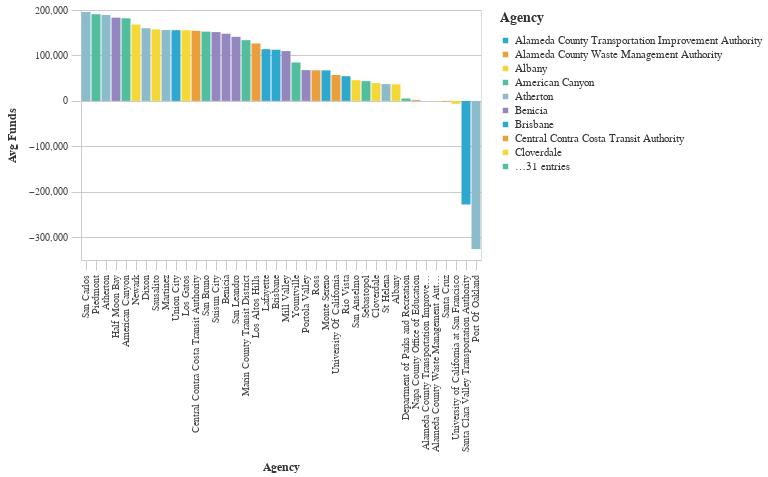

This figure's notebook cell:
### Code cell
#Bar chart Bottom Average Total Requested Funds by Agency
avg_funds_bottom = (df>>group_by(_.primary_agency_name)>>summarize(avg_funds=_.adjusted_total_requested.mean())>>arrange(-_.avg_funds)).tail(50)

chart5=( _dla_utils_reports.basic_bar_chart_no_save((avg_funds_bottom.tail(40)), 'primary_agency_name','avg_funds', 'primary_agency_name', district))
    
display(HTML("<h4><strong>Lowest Average Total Funds by Agency ($2021)</strong></h4>"))
display(chart5)

### Figure 1 — Vega-Lite specification as saved in the notebook (floating-point values rounded to 4 significant figures)
{"config": {"view": {"continuousWidth": 400, "continuousHeight": 300}, "axis": {"domainColor": "#cbcbcb", "grid": true, "gridColor": "#cbcbcb", "gridWidth": 1, "labelColor": "#474747", "labelFont": "Nunito Sans", "labelFontSize": 10, "labelPadding": 4, "tickColor": "#cbcbcb", "tickSize": 10, "titleColor": "#333", "titleFont": "Raleway", "titleFontSize": 12, "titlePadding": 10}, "axisBand": {"grid": false}, "background": "white", "font": "Raleway", "header": {"labelFont": "Nunito Sans", "titleFont": "Raleway"}, "legend": {"labelColor": "#333", "labelFont": "Nunito Sans", "labelFontSize": 11, "labelLimit": 0, "padding": 1, "symbolSize": 30, "symbolType": "square", "titleColor": "#333", "titleFont": "Raleway", "titleFontSize": 14, "titlePadding": 10}, "title": {"anchor": "middle", "font": "Raleway", "fontSize": 18, "fontWeight": 300, "offset": 20}}, "data": {"name": "data-91f5bdadb4533104dec3e0d02558c3de"}, "mark": "bar", "encoding": {"color": {"field": "primary_agency_name", "legend": {"symbolLimit": 10, "title": "Agency"}, "scale": {"range": ["#2EA8CE", "#EB9F3C", "#F4D837", "#51BF9D", "#8CBCCB", "#9487C0"]}, "type": "nominal"}, "tooltip": [{"field": "primary_agency_name", "type": "nominal"}, {"field": "avg_funds", "type": "quantitative"}], "x": {"field": "primary_agency_name", "sort": "-y", "title": "Agency", "type": "nominal"}, "y": {"field": "avg_funds", "title": "Avg Funds", "type": "quantitative"}}, "height": 250, "width": 400, "$schema": "https://vega.github.io/schema/vega-lite/v4.17.0.json", "datasets": {"data-91f5bdadb4533104dec3e0d02558c3de": [{"primary_agency_name": "San Carlos", "avg_funds": 195400.0}, {"primary_agency_name": "Piedmont", "avg_funds": 190800.0}, {"primary_agency_name": "Atherton", "avg_funds": 189000.0}, {"primary_agency_name": "Half Moon Bay", "avg_funds": 183100.0}, {"primary_agency_name": "American Canyon", "avg_funds": 181800.0}, {"primary_agency_name": "Newark", "avg_funds": 168100.0}, {"primary_agency_name": "Dixon", "avg_funds": 159900.0}, {"primary_agency_name": "Sausalito", "avg_funds": 157500.0}, {"primary_agency_name": "Martinez", "avg_funds": 156000.0}, {"primary_agency_name": "Union City", "avg_funds": 155600.0}, {"primary_agency_name": "Los Gatos", "avg_funds": 155400.0}, {"primary_agency_name": "Central Contra Costa Transit Authority", "avg_funds": 154200.0}, {"primary_agency_name": "San Bruno", "avg_funds": 152400.0}, {"primary_agency_name": "Suisun City", "avg_funds": 151400.0}, {"primary_agency_name": "Benicia", "avg_funds": 147800.0}, {"primary_agency_name": "San Leandro", "avg_funds": 141100.0}, {"primary_agency_name": "Marin County Transit District", "avg_funds": 133600.0}, {"primary_agency_name": "Los Altos Hills", "avg_funds": 126400.0}, {"primary_agency_name": "Lafayette", "avg_funds": 113800.0}, {"primary_agency_name": "Brisbane", "avg_funds": 112600.0}, {"primary_agency_name": "Mill Valley", "avg_funds": 109700.0}, {"primary_agency_name": "Yountville", "avg_funds": 84680.0}, {"primary_agency_name": "Portola Valley", "avg_funds": 67770.0}, {"primary_agency_name": "Ross", "avg_funds": 67290.0}, {"primary_agency_name": "Monte Sereno", "avg_funds": 67190.0}, {"primary_agency_name": "University Of California", "avg_funds": 57010.0}, {"primary_agency_name": "Rio Vista", "avg_funds": 54420.0}, {"primary_agency_name": "San Anselmo", "avg_funds": 45620.0}, {"primary_agency_name": "Sebastopol", "avg_funds": 43480.0}, {"primary_agency_name": "Cloverdale", "avg_funds": 39070.0}, {"primary_agency_name": "St Helena", "avg_funds": 37100.0}, {"primary_agency_name": "Albany", "avg_funds": 36490.0}, {"primary_agency_name": "Department of Parks and Recreation", "avg_funds": 5390.0}, {"primary_agency_name": "Napa County Office of Education", "avg_funds": 2289.0}, {"primary_agency_name": "Alameda County Transportation Improvement Authority", "avg_funds": 0.0}, {"primary_agency_name": "Alameda County Waste Management Authority", "avg_funds": 0.0}, {"primary_agency_name": "Santa Cruz", "avg_funds": -1528.0}, {"primary_agency_name": "University of California at San Francisco", "avg_funds": -6368.0}, {"primary_agency_name": "Santa Clara Valley Transportation Authority", "avg_funds": -228000.0}, {"primary_agency_name": "Port Of Oakland", "avg_funds": -325700.0}]}}
